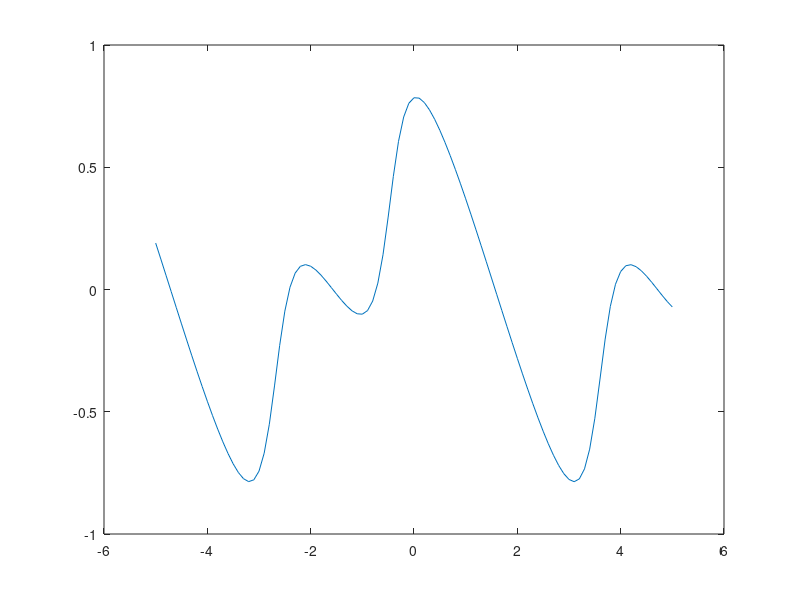

The MATLAB script that drew this image: (Note: this script raises an error after producing the figure.)
	t=-5:0.1:5;
	P=[0.6,-0.3]; Q = [-0.6,-0.3];
	y1 = P(1)*sin(t)-P(2)*cos(t);
	y2 = Q(1)*sin(t)-Q(2)*cos(t);
	den1 = sqrt((cos(t)-P(1)).^2+(sin(t)-P(2)).^2);
	den2 = sqrt((cos(t)-Q(1)).^2+(sin(t)-Q(2)).^2);
	y1 = y1./den1;
	y2 = y2./den2;
	y = y1 + y2;
	clf();
	plot(t,y)
	set (gca, 'xaxislocation', 'zero');
	set (gca, 'yaxislocation', 'zero');
	set(gca, 'box', 'off');
	grid;
	title('La Funcion');
 	legend({f},'location','southoutside');
 	legend boxon;
 	xlabel('y');
 	ylabel('x');
 	set (get (gca, 'ylabel'), 'rotation', 360);